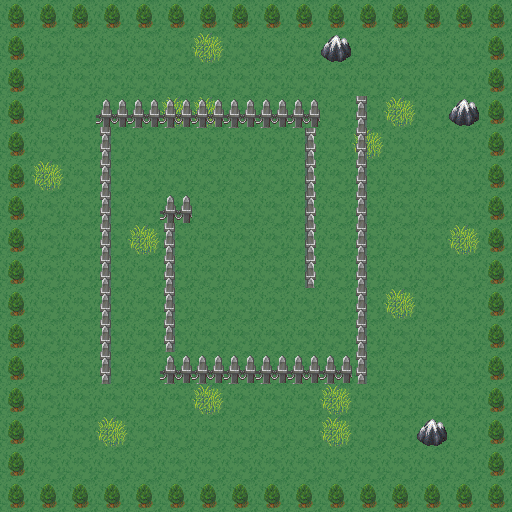

Tiled map render using the project's own tile images. Description and the map definition, with tile-layer contents summarised, below:
An orthogonal 16x16 tile map with 32x32 px tiles, 3 tile layers (BackGround, ForeGround, BuildingGround), 3 tilesets and 24 objects (15x Trapbomb, 3x Cannon, 3x Noplace, 2x Hut, TownHall).

<map version="1.10" tiledversion="1.11.2" orientation="orthogonal" renderorder="right-down" width="16" height="16" tilewidth="32" tileheight="32" infinite="0" nextlayerid="7" nextobjectid="30">
 <tileset firstgid="1" source="newpac.tsx" />
 <tileset firstgid="65" source="LayerRes.tsx" />
 <tileset firstgid="81" source="Building.tsx" />
 <layer id="1" name="BackGround" width="16" height="16">
  <data>[256 cells, 256 non-empty, 1 distinct tile ids]</data>
 </layer>
 <layer id="2" name="ForeGround" width="16" height="16">
  <data>[256 cells, 91 non-empty, 4 distinct tile ids]</data>
 </layer>
 <layer id="5" name="BuildingGround" width="16" height="16">
  <data>[256 cells, 64 non-empty, 4 distinct tile ids]</data>
 </layer>
 <objectgroup id="3" name="PlaceGround">
  <object id="1" name="TownHall" x="239.5" y="239">
   <point />
  </object>
  <object id="2" name="Hut" x="176" y="402">
   <point />
  </object>
  <object id="3" name="Hut" x="80" y="371.5">
   <point />
  </object>
  <object id="4" name="Cannon" x="140" y="402.5">
   <point />
  </object>
  <object id="5" name="Cannon" x="303" y="81">
   <point />
  </object>
  <object id="6" name="Cannon" x="395.5" y="113.5">
   <point />
  </object>
  <object id="10" name="Trapbomb" x="144" y="367">
   <point />
  </object>
  <object id="11" name="Trapbomb" x="143" y="330.5">
   <point />
  </object>
  <object id="12" name="Trapbomb" x="142" y="298">
   <point />
  </object>
  <object id="13" name="Trapbomb" x="142" y="272.5">
   <point />
  </object>
  <object id="14" name="Trapbomb" x="144.5" y="236.5">
   <point />
  </object>
  <object id="15" name="Trapbomb" x="142" y="204.5">
   <point />
  </object>
  <object id="16" name="Trapbomb" x="141.5" y="176">
   <point />
  </object>
  <object id="17" name="Trapbomb" x="336.5" y="112">
   <point />
  </object>
  <object id="18" name="Trapbomb" x="334.5" y="145.5">
   <point />
  </object>
  <object id="19" name="Trapbomb" x="334.5" y="176">
   <point />
  </object>
  <object id="20" name="Trapbomb" x="334.5" y="207.5">
   <point />
  </object>
  <object id="21" name="Trapbomb" x="334" y="241">
   <point />
  </object>
  <object id="22" name="Trapbomb" x="331" y="269.5">
   <point />
  </object>
  <object id="23" name="Trapbomb" x="333" y="300.5">
   <point />
  </object>
  <object id="24" name="Trapbomb" x="336" y="337">
   <point />
  </object>
 </objectgroup>
 <objectgroup id="6" name="ForbiddenGround">
  <object id="26" name="Noplace" x="95.5" y="97.5" width="282.5" height="285" />
  <object id="27" name="Noplace" x="92" y="378.5" width="85.5" height="53.5" />
  <object id="28" name="Noplace" x="294.5" y="65" width="94.5" height="52.5" />
 </objectgroup>
</map>